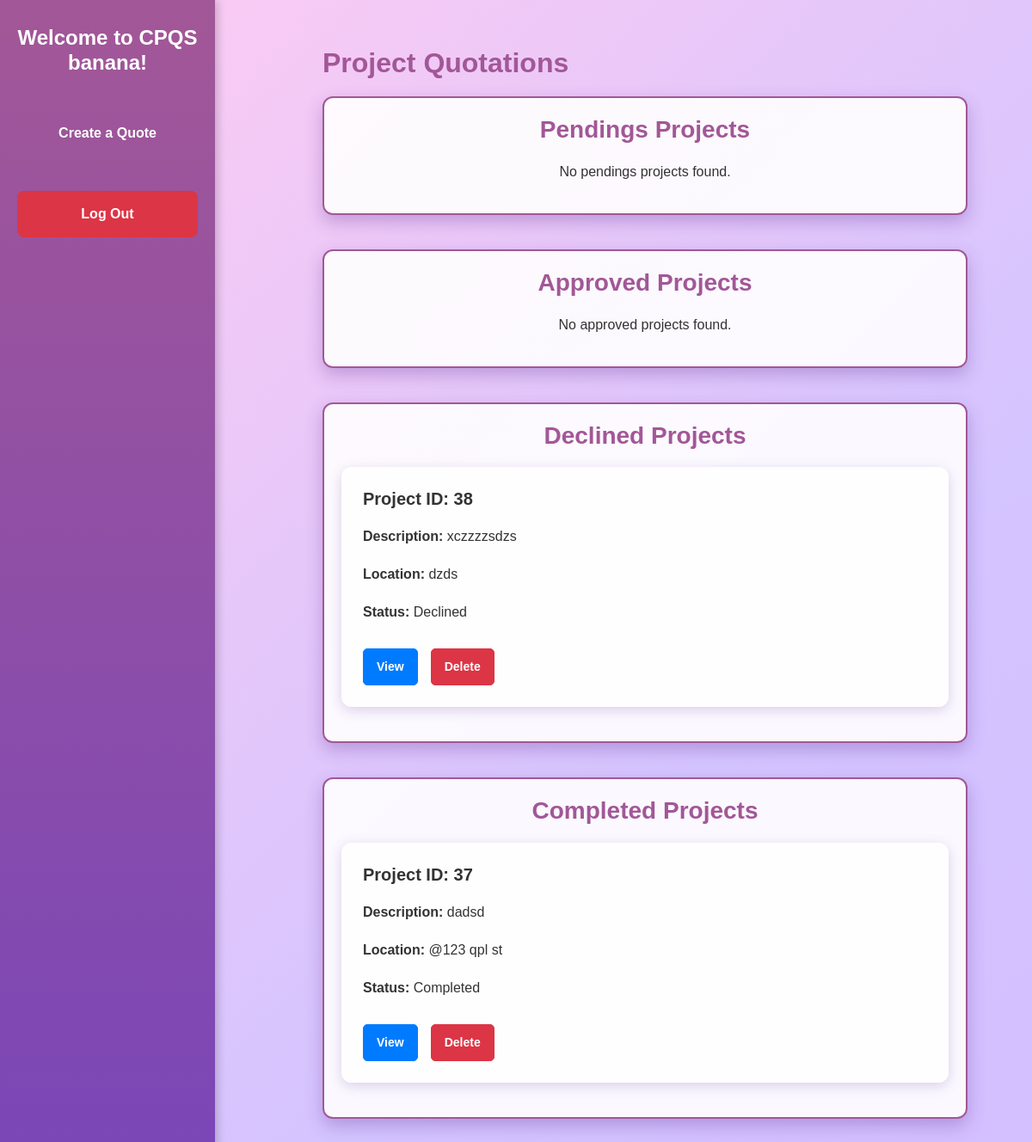
/project_list/ (signed in), run on the app's committed database.
### quotations/models.py (models this page shows, shortened)
class Project(models.Model):
    STATUS_CHOICES = [
        ("Pending", "Pending"),
        ("Approved", "Approved"),
        ("Declined", "Declined"),
        ("Completed", "Completed"),
    ]
    name = models.CharField(max_length=100)
    area_size = models.DecimalField(max_digits=10, decimal_places=2, default=0)
    description = models.TextField()  # Changed to TextField for longer descriptions
    location = models.CharField(max_length=100)
    start_date = models.DateField(blank=True, null=True)
    end_date = models.DateField(blank=True, null=True)
    user = models.ForeignKey(User, on_delete=models.CASCADE, related_name="projects")
    status = models.CharField(
        max_length=20, choices=STATUS_CHOICES, default="Pending", blank=True, null=True
    )
    created_at = models.DateTimeField(auto_now_add=True)
    updated_at = models.DateTimeField(auto_now=True)
    approved_by_user = models.BooleanField(default=False)
    approved_by_admin = models.ForeignKey(
        User, null=True, blank=True, related_name="approved_projects", on_delete=models.SET_NULL
    )
    declined_by_admin = models.ForeignKey(
        User, null=True, blank=True, related_name="declined_projects", on_delete=models.SET_NULL
    )
    declined_by_user = models.BooleanField(default=False)

### quotations/views.py (the view, shortened to what this page needs)
# urls.py: path("project_list/", views.project_list, name="project_list"),
@login_required
def project_list(request):
    if is_superuser(request.user):
        projects = {
            "pendings": Project.objects.filter(status="Pending"),
            "approved": Project.objects.filter(status="Approved"),
            "declined": Project.objects.filter(status="Declined"),
            "completed": Project.objects.filter(status="Completed"),
        }
    return render(request, "project_list.html", {"projects": projects})

### quotations/views.py (called while the page is built)
def is_superuser(user):
    return user.is_superuser

### templates/project_list.html (shortened to what this page needs)
{% extends "quotations/base.html" %}
{% load static %}
{% block content %}
<div class="sidebar">
    <h4>Welcome to CPQS {{ user.get_username }}!</h4>
    {% if user.is_superuser %}
        <a href="{% url 'create_quotation' %}">Create a Quote</a>
    {% else %}
        <a href="{% url 'create_quotation' %}">Request a Quote</a>
    {% endif %}
    <form action="{% url 'logout' %}" method="post">
        <button type="submit" class="btn btn-logout">Log Out</button>
    </form>
</div>
<div class="content">
    <h2>Project Quotations</h2>
    {% for status, projects_list in projects.items %}
        <div class="project-category">
            <h3>{{ status|capfirst }} Projects</h3>
            {% if projects_list %}
                <div class="card-container">
                    {% for project in projects_list %}
                        <div class="card">
                            <h5>Project ID: {{ project.id }}</h5>
                            <p><strong>Description:</strong> {{ project.description }}</p>
                            <p><strong>Location:</strong> {{ project.location }}</p>
                            <p><strong>Status:</strong> {{ project.status }}</p>
                            <div class="card-actions">
                                <a href="{% url 'project_detail' project.id %}" class="btn btn-primary">View</a>
                                <a href="{% url 'project_delete' project.id %}" class="btn btn-danger">Delete</a>
                            </div>
                        </div>
                    {% endfor %}
                </div>
            {% else %}
                <p class="no-projects text-center">No {{ status }} projects found.</p>
            {% endif %}
        </div>
    {% endfor %}
</div>
{% endblock %}

### templates/quotations/base.html (style rules this page uses)
.card { border: none; border-radius: 1.5rem; box-shadow: 0 4px 20px rgba(0, 0, 0, 0.1); background-color: rgba(255, 255, 255, 0.9); margin-bottom: 1.5rem; transition: transform 0.2s, box-shadow 0.2s; }

### templates/project_list.html (style rules this page uses)
.sidebar { position: fixed; top: 0; left: 0; height: 100%; width: 250px; background: linear-gradient(180deg, #a25797, #7a46b7); padding: 30px 20px; color: white; box-shadow: 3px 0 10px rgba(0, 0, 0, 0.2); }
.sidebar h4 { text-align: center; font-weight: bold; margin-bottom: 40px; }
.sidebar a { padding: 15px 25px; margin: 10px 0; display: block; font-weight: bold; color: white; border-radius: 8px; transition: background 0.3s ease; text-align: center; }
.sidebar .btn-logout { width: 100%; background-color: #dc3545; border: none; padding: 15px; color: white; font-weight: bold; border-radius: 8px; margin-top: 30px; text-align: center; transition: background-color 0.3s ease; }
.content { margin-left: 300px; padding: 30px; overflow-x: hidden; }
.content h2 { color: #a25797; font-weight: bold; margin-bottom: 20px; }
.project-category { margin-bottom: 40px; padding: 20px; background: rgba(255, 255, 255, 0.9); border-radius: 12px; border: 2px solid #a25797; box-shadow: 0 8px 20px rgba(92, 45, 145, 0.3); }
.project-category h3 { text-align: center; color: #a25797; font-weight: bold; margin-bottom: 20px; }
.card { background: rgba(255, 255, 255, 0.9); border-radius: 12px; box-shadow: 0 4px 15px rgba(92, 45, 145, 0.2); padding: 25px; transition: transform 0.3s ease, box-shadow 0.3s ease; margin-bottom: 20px; }
.card h5 { color: #333; font-weight: bold; margin-bottom: 10px; }
.card p { margin: 10px 0; }
.card .card-actions { display: flex; gap: 15px; margin-top: 20px; }
.btn-primary, .btn-warning, .btn-danger { font-size: 0.875em; padding: 10px 15px; border-radius: 5px; font-weight: bold; }

### data on the page
Project: id "38", description "xczzzzsdzs", location "dzds", status "Declined"
Project: id "37", description "dadsd", location "@123 qpl st", status "Completed"

### other printed values
{{ user.get_username }} "banana"
{{ status|capfirst }} "Pendings" "Approved" "Declined" "Completed"
{{ status }} "pendings" "approved"
